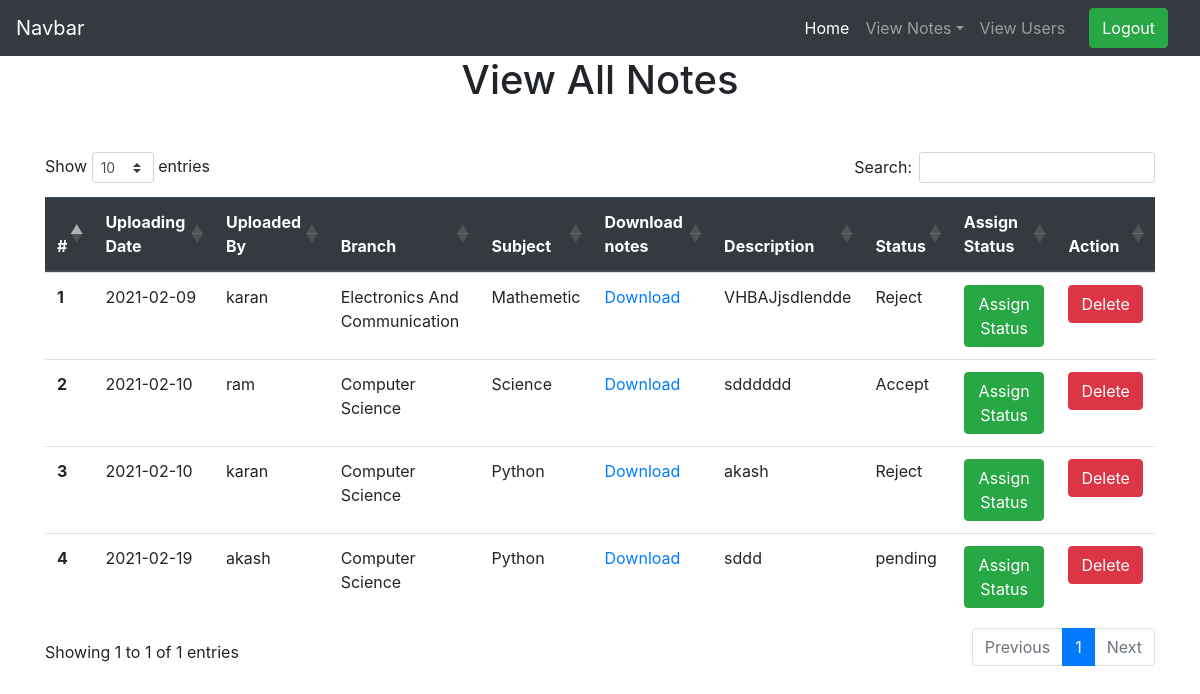
The app's page /all_notes (signed in) with its own data.
### notes/models.py (models this page shows)
class Notes(models.Model):
    user = models.ForeignKey(User,on_delete=models.CASCADE)
    uploadingdate =models.CharField(max_length=30,null=True)
    branch =models.CharField(max_length=30)
    subject =models.CharField(max_length=30)
    notesfile =models.FileField(null=True)
    filetype =models.CharField(max_length=30)
    description =models.CharField(max_length=200,null=True)
    status =models.CharField(max_length=30)

### notes/views.py (the view)
# urls.py: path('all_notes',all_notes, name='all_notes'),
def all_notes(request):
    if not request.user.is_authenticated:
           return redirect('index')
    notes = Notes.objects.all()
    d={'notes':notes}
    return render(request,'notes/all_notes.html',d)

### notes/templates/notes/all_notes.html (shortened to what this page needs)
{% extends 'notes/admin_nav.html' %}
{% load static %}
{% block body %}
<link rel="stylesheet" href="https://cdnjs.cloudflare.com/ajax/libs/twitter-bootstrap/4.5.2/css/bootstrap.css">
<link rel="stylesheet" href="https://cdn.datatables.net/1.10.23/css/dataTables.bootstrap4.min.css">
<h1 class="text-center">View All Notes</h1>
<div class="container mt-5">
    <table class="table" id="example">
        <thead class="thead-dark">
          <tr>
            <th scope="col">#</th>
            <th scope="col">Uploading Date</th>
            <th scope="col">Uploaded By</th>
            <th scope="col">Branch</th>
            <th scope="col">Subject</th>
            <th scope="col">Download notes</th>
            <th scope="col">Description</th>
            <th scope="col">Status</th>
            <th scope="col">Assign Status</th>
            <th scope="col">Action</th>
          </tr>
        </thead>
        {% for i in notes %}
        <tbody>
          <tr>
            <th scope="row">{{forloop.counter }}</th>
            <td>{{i.uploadingdate}}</td>
            <td>{{i.user.username}}</td>
            <td>{{i.branch}}</td>
            <td>{{i.subject}}</td>
            <td><a href="{{i.notesfile.url}}" download>Download</a></td>
            <td>{{i.description}}</td>
            <td>{{i.status}}</td>
            <td><a href="{% url 'assign_status' i.id %}" class="btn btn-success" >Assign Status</a></td>
            <td><a href="{% url 'delete_notes' i.id %}" class="btn btn-danger" onclick="return confirm('Are You Sure')">Delete</a></td>
          </tr>
        </tbody>
        {% endfor %}
      </table>
</div>
{% endblock %}

### records on screen
Notes: uploadingdate "2021-02-09", user.username "karan", branch "Electronics And Communication", subject "Mathemetic", description "VHBAJjsdlendde", status "Reject"
Notes: uploadingdate "2021-02-10", user.username "ram", branch "Computer Science", subject "Science", description "sdddddd", status "Accept"
Notes: uploadingdate "2021-02-10", user.username "karan", branch "Computer Science", subject "Python", description "akash", status "Reject"
Notes: uploadingdate "2021-02-19", user.username "akash", branch "Computer Science", subject "Python", description "sddd", status "pending"
